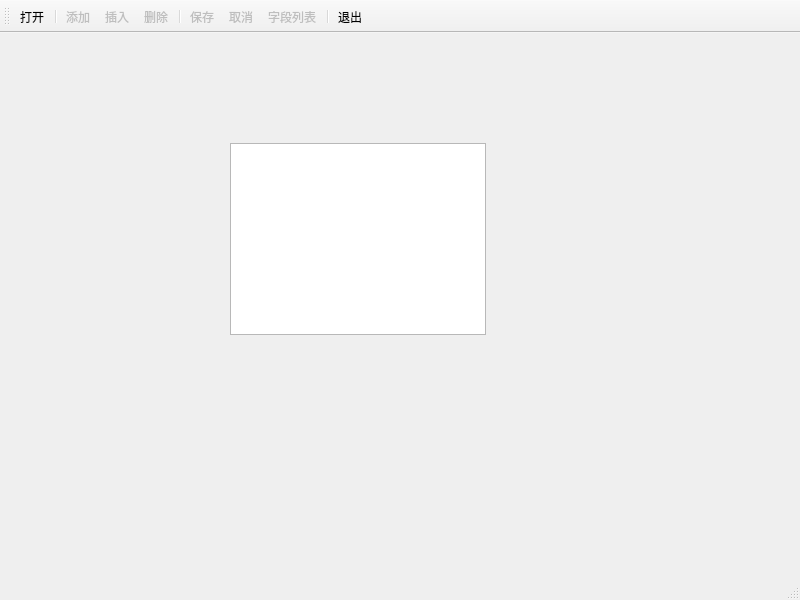
<?xml version="1.0" encoding="UTF-8"?>
<ui version="4.0">
 <class>MainWindow</class>
 <widget class="QMainWindow" name="MainWindow">
  <property name="geometry">
   <rect>
    <x>0</x>
    <y>0</y>
    <width>800</width>
    <height>600</height>
   </rect>
  </property>
  <property name="windowTitle">
   <string>MainWindow</string>
  </property>
  <property name="toolButtonStyle">
   <enum>Qt::ToolButtonStyle::ToolButtonTextUnderIcon</enum>
  </property>
  <widget class="QWidget" name="centralwidget">
   <widget class="QTableView" name="tableView">
    <property name="geometry">
     <rect>
      <x>230</x>
      <y>110</y>
      <width>256</width>
      <height>192</height>
     </rect>
    </property>
   </widget>
  </widget>
  <widget class="QMenuBar" name="menubar">
   <property name="geometry">
    <rect>
     <x>0</x>
     <y>0</y>
     <width>800</width>
     <height>25</height>
    </rect>
   </property>
  </widget>
  <widget class="QStatusBar" name="statusbar"/>
  <widget class="QToolBar" name="toolBar">
   <property name="windowTitle">
    <string>toolBar</string>
   </property>
   <attribute name="toolBarArea">
    <enum>TopToolBarArea</enum>
   </attribute>
   <attribute name="toolBarBreak">
    <bool>false</bool>
   </attribute>
   <addaction name="actOpenDB"/>
   <addaction name="separator"/>
   <addaction name="actRecAppend"/>
   <addaction name="actRecInsert"/>
   <addaction name="actRecDelete"/>
   <addaction name="separator"/>
   <addaction name="actSubmit"/>
   <addaction name="actRevert"/>
   <addaction name="actFields"/>
   <addaction name="separator"/>
   <addaction name="actQuit"/>
  </widget>
  <action name="actOpenDB">
   <property name="icon">
    <iconset resource="res.qrc">
     <normaloff>:/images/images/open3.bmp</normaloff>:/images/images/open3.bmp</iconset>
   </property>
   <property name="text">
    <string>打开</string>
   </property>
   <property name="toolTip">
    <string>打开数据库</string>
   </property>
  </action>
  <action name="actQuit">
   <property name="icon">
    <iconset resource="res.qrc">
     <normaloff>:/images/images/exit.bmp</normaloff>:/images/images/exit.bmp</iconset>
   </property>
   <property name="text">
    <string>退出</string>
   </property>
   <property name="toolTip">
    <string>退出</string>
   </property>
  </action>
  <action name="actRecAppend">
   <property name="enabled">
    <bool>false</bool>
   </property>
   <property name="icon">
    <iconset resource="res.qrc">
     <normaloff>:/images/images/316.bmp</normaloff>:/images/images/316.bmp</iconset>
   </property>
   <property name="text">
    <string>添加</string>
   </property>
   <property name="toolTip">
    <string>添加记录</string>
   </property>
  </action>
  <action name="actRecInsert">
   <property name="enabled">
    <bool>false</bool>
   </property>
   <property name="icon">
    <iconset resource="res.qrc">
     <normaloff>:/images/images/306.bmp</normaloff>:/images/images/306.bmp</iconset>
   </property>
   <property name="text">
    <string>插入</string>
   </property>
   <property name="toolTip">
    <string>插入记录</string>
   </property>
  </action>
  <action name="actSubmit">
   <property name="enabled">
    <bool>false</bool>
   </property>
   <property name="icon">
    <iconset resource="res.qrc">
     <normaloff>:/images/images/save1.bmp</normaloff>:/images/images/save1.bmp</iconset>
   </property>
   <property name="text">
    <string>保存</string>
   </property>
   <property name="toolTip">
    <string>保存修改</string>
   </property>
  </action>
  <action name="actRevert">
   <property name="enabled">
    <bool>false</bool>
   </property>
   <property name="icon">
    <iconset resource="res.qrc">
     <normaloff>:/images/images/ubdo.bmp</normaloff>:/images/images/ubdo.bmp</iconset>
   </property>
   <property name="text">
    <string>取消</string>
   </property>
   <property name="toolTip">
    <string>取消修改</string>
   </property>
  </action>
  <action name="actRecDelete">
   <property name="enabled">
    <bool>false</bool>
   </property>
   <property name="icon">
    <iconset resource="res.qrc">
     <normaloff>:/images/images/delete1.bmp</normaloff>:/images/images/delete1.bmp</iconset>
   </property>
   <property name="text">
    <string>删除</string>
   </property>
   <property name="toolTip">
    <string>删除记录</string>
   </property>
  </action>
  <action name="actFields">
   <property name="enabled">
    <bool>false</bool>
   </property>
   <property name="icon">
    <iconset resource="res.qrc">
     <normaloff>:/images/images/124.bmp</normaloff>:/images/images/124.bmp</iconset>
   </property>
   <property name="text">
    <string>字段列表</string>
   </property>
   <property name="toolTip">
    <string>字段列表</string>
   </property>
  </action>
 </widget>
 <resources>
  <include location="res.qrc"/>
 </resources>
 <connections>
  <connection>
   <sender>actQuit</sender>
   <signal>triggered()</signal>
   <receiver>MainWindow</receiver>
   <slot>close()</slot>
   <hints>
    <hint type="sourcelabel">
     <x>-1</x>
     <y>-1</y>
    </hint>
    <hint type="destinationlabel">
     <x>399</x>
     <y>299</y>
    </hint>
   </hints>
  </connection>
 </connections>
</ui>
